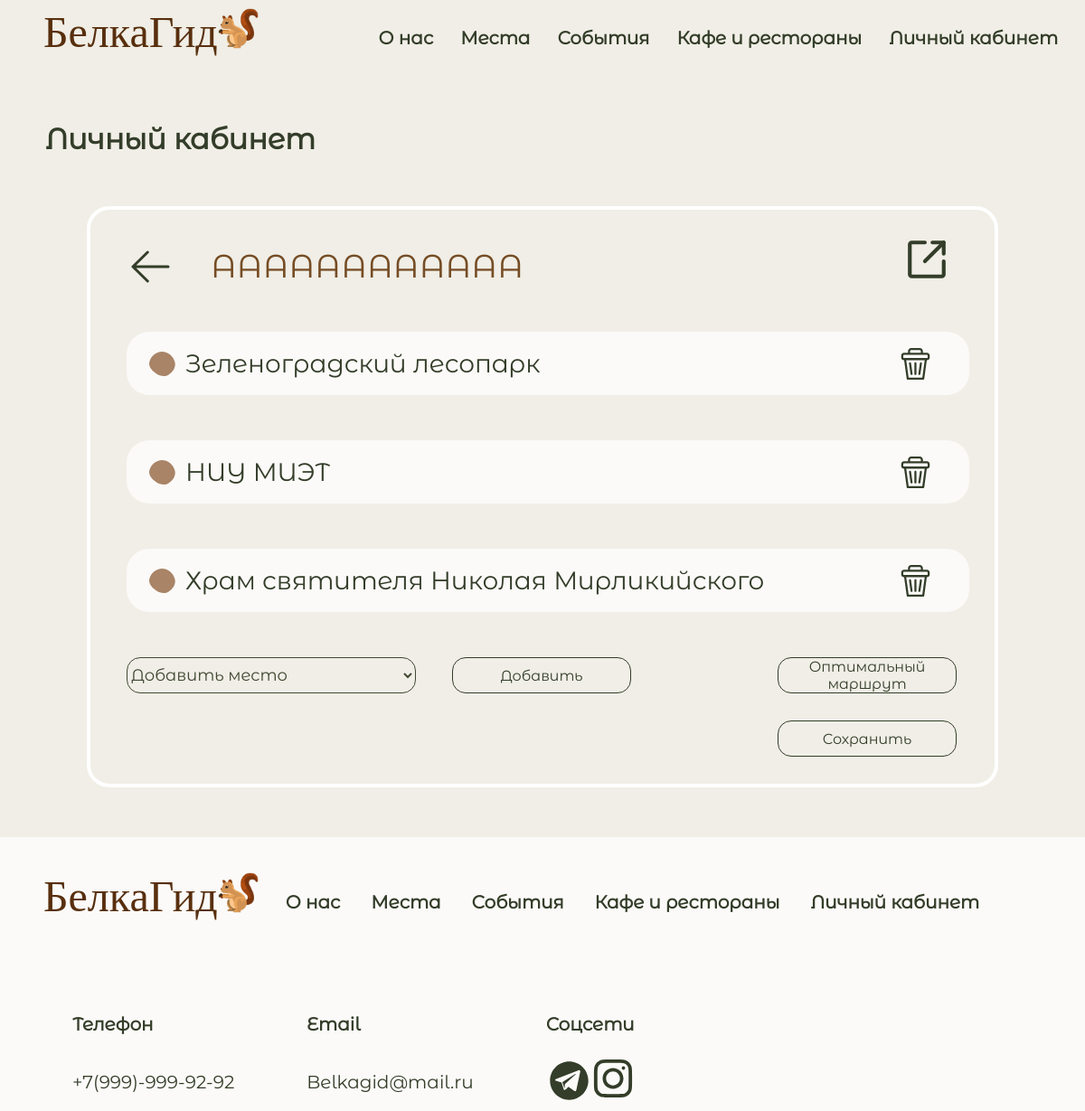
Screenshot of /profile/routes/route_32/ (signed in) with the database file from the repository.
### belka/models.py (models this page shows, shortened)
class Route(models.Model):
    name = models.TextField()
    short_description = models.TextField()
    rating = models.FloatField()
    votes = models.IntegerField()
    creator = models.IntegerField()
    marshrut = models.TextField()

class Place(models.Model):
    name = models.TextField()
    short_description = models.TextField()
    description = models.TextField()
    rating = models.FloatField()
    image = models.FilePathField(path='static/img/places', null=1)
    type = models.IntegerField(default=0)
    map_id = models.IntegerField(default=0)
    redirect_url = models.TextField(default="places")
    map_x = models.IntegerField(default=0)
    map_y = models.IntegerField(default=0)
    geo_x = models.FloatField(default=0)
    geo_y = models.FloatField(default=0)

### belka/views.py (the view)
# urls.py: path('profile/routes/route_<int:route_id>/', belka.views.route_detail, name='route_detail'),
def route_detail(request, route_id):
    places = Place.objects.all()
    userfavs = UserFavourites.objects.get(user_id=request.user.id)
    userfavs = userfavs.favourite_places.split("$")
    for place in places:
        place.image = place.image.replace("static/", "")
    routeq = Route.objects.get(id=route_id)
    routeq.marshrut = routeq.marshrut.split("$")
    arr_stops = []
    for i in range(len(routeq.marshrut) - 1):
        arr_stops.append(places[int(routeq.marshrut[i])].name)
    places_favs = []
    for i in range(len(userfavs) - 1):
        places_favs.append(places[int(userfavs[i])])
    places_list = list(places)
    places_not_favs = []
    for place in places_list:
        flag = True
        for fav_place in places_favs:
            if place.name == fav_place.name:
                flag = False
                break
        if flag:
            places_not_favs.append(place)
    context = {'route': routeq, 'stops': arr_stops, "places": serializers.serialize("json", Place.objects.all()),
               'placesFav': places_favs, "placesNonFav": places_not_favs}
    return render(request, 'marsr.html', context)

### templates/marsr.html (shortened to what this page needs)
{% load static %}
<!DOCTYPE html>
<html>
<head>
    <link rel="stylesheet" href="{% static 'css/main.css' %}">
    <link rel="stylesheet" href="{% static 'css/main1.css' %}">
    <link rel="stylesheet" href="{% static 'css/main2.css' %}">
    <link rel="stylesheet" href="{% static 'css/main3.css' %}">
    <link rel="stylesheet" href="{% static 'css/main4.css' %}">
</head>
<body>
<div class="wrapper">
    <div class="content">
        <header>
            <div class="headermenu">
                <div class="logo">
                    <div class="logotype">
                        <div class="nazvanie"><a href="/">БелкаГид</a></div>
                        <a href="/"><img class="imgbelka" src="{% static 'img/белка.png' %}" alt="" width="55"
                                         height="55"></a>
                    </div>
                    <div class="menu">
                        <a href="../../../about">О нас</a>
                        <a href="../../../places">Места</a>
                        <a href="../../../events">События</a>
                        <a href="../../../cafe">Кафе и рестораны</a>
                        <a href="../../../profile">Личный кабинет</a>
                    </div>
                </div>
            </div>
        </header>
        <div class="namekab">
            <h1>Личный кабинет</h1>
        </div>
        <div class="editmarsr">
            <div class="marsrname">
                <a href="../../../profile/routes" style="display: block; position: relative;">
                    <svg style="margin-top:45px;margin-left:45px;" width="43" height="36" viewBox="0 0 43 36"
                         fill="none" xmlns="http://www.w3.org/2000/svg">
                        <path d="M2 18H41M2 18L18.25 2M2 18L18.25 34" stroke="#333D29" stroke-width="3"
                              stroke-linecap="round" stroke-linejoin="round"/>
                    </svg>
                </a>
                <div id="text-container">
                    <h1 id="rName">{{ route.name }}</h1>
                </div>
            </div>
            <div class="allmarsrs">
                {% for st in stops %}
                    <div class="marsr">
                        <p>{{ st }}</p>
                    </div>
                {% endfor %}
            </div>
            <div class="add">
                <select id="place-add-select" class="boxfiltrm" onchange="">
                    <option disabled selected value=-1> Добавить место</option>
                </select>
                <button onclick="addPlace()" class="buttonadd" type="submit">Добавить</button>
                <button onclick="makeOptimalMarsh()" class="buttonoptimize" type="submit">Оптимальный маршрут</button>
                <button onclick="saveMarsh()" class="buttonsavem" type="submit">Сохранить</button>
            </div>
        </div>
    </div>
    <div class="footer">
        <div class="logo">
            <div class="logotype">
                <div class="nazvanie"><a href="/">БелкаГид</a></div>
                <a href="/"><img class="imgbelka" src="{% static 'img/белка.png' %}" alt="" width="55"
                                 height="55"></a>
            </div>
            <div class="footermenu">
                <a href="../about">О нас</a>
                <a href="../places">Места</a>
                <a href="../events">События</a>
                <a href="../cafe">Кафе и рестораны</a>
                <a href="../profile">Личный кабинет</a>
            </div>
        </div>
        <div class="logo">
            <div class="svyzi">
                <div class="svyz">
                    <h1>Телефон</h1>
                    <h2>+7(999)-999-92-92</h2>
                </div>
                <div class="svyz">
                    <h1>Email</h1>
                    <h2>Belkagid@mail.ru</h2>
                </div>
                <div class="svyz">
                    <h1>Соцсети</h1>
                    <div class="managers">
                    </div>
                </div>
            </div>
        </div>
    </div>
</div>
</body>
</html>

### static/css/main.css (style rules this page uses)
html { overflow-y: scroll; background: #f0eee6; }
* { margin: 0; padding: 0; }
html, body { height: 100%; }
.wrapper { display: flex; flex-direction: column; height: 100%; }
.content { flex: 1 0 auto; }
.footer { flex: 0 0 auto; }

### static/css/main1.css (style rules this page uses)
html { overflow-y: scroll; background: #f0eee6; }
* { margin: 0; padding: 0; }
html, body { height: 100%; }
.wrapper { display: flex; flex-direction: column; height: 100%; }
.content { flex: 1 0 auto; }
.footer { flex: 0 0 auto; }

### static/css/main3.css (style rules this page uses)
html { overflow-y: scroll; background: #f0eee6; }
* { margin: 0; padding: 0; }
html, body { height: 100%; }
.wrapper { display: flex; flex-direction: column; height: 100%; }
.content { flex: 1 0 auto; }
.footer { flex: 0 0 auto; }

### static/css/main4.css (style rules this page uses)
html { overflow-y: scroll; background: #f0eee6; }
* { margin: 0; padding: 0; }
html, body { height: 100%; }
.wrapper { display: flex; flex-direction: column; height: 100%; }
.content { flex: 1 0 auto; }
.footer { flex: 0 0 auto; }

### rows the page displays
Route: name "АААААААААААА"
Place: stops "Зеленоградский лесопарк"
Place: stops "НИУ МИЭТ"
Place: stops "Храм святителя Николая Мирликийского"
